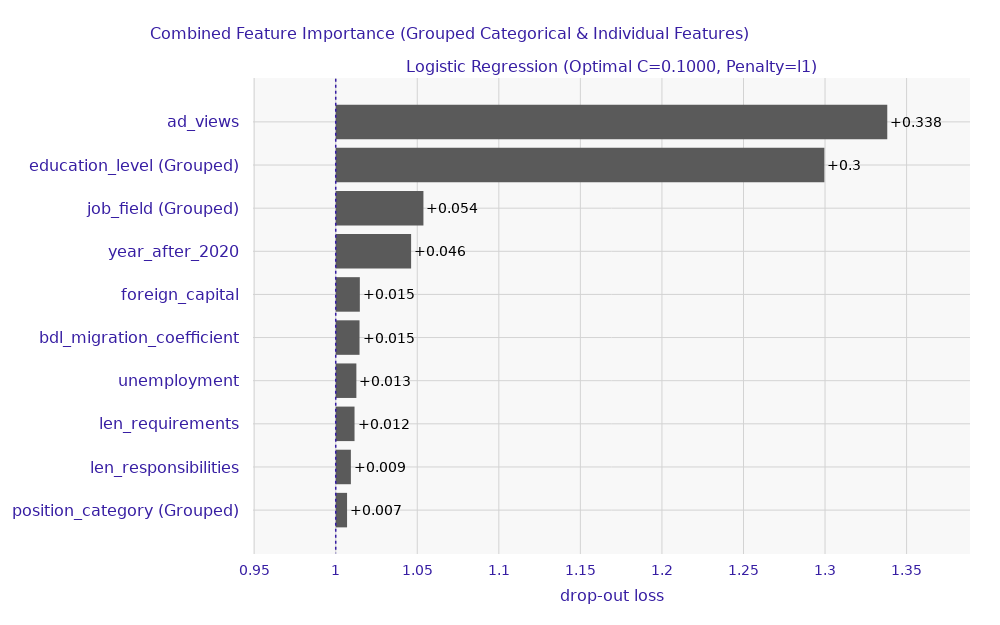

Notebook code for this chart:
### Code cell
# Feature importance without institutions and districts.
fi_result = log_regression(
    df_train1,
    df_test1,
    penalty='l1',
    solver='liblinear',
    cv=10,
    original_categorical_cols = ['job_field', 'position_category', 'education_level']
)
print(fi_result)

### Figure 1 — Plotly figure (JSON) as saved in the notebook; plotly's stock layout.template omitted (floating-point values rounded to 4 significant figures)
{"data": [{"base": 1.0, "hoverinfo": "text", "hoverlabel": {"bgcolor": "rgba(0,0,0,0.8)"}, "hovertext": ["Model: Logistic Regression (Optimal C=0.1000, Penalty=l1) loss after<br>variable: ad_views is permuted: 1.338<br>Drop-out loss change: +0.338", "Model: Logistic Regression (Optimal C=0.1000, Penalty=l1) loss after<br>variable: education_level (Grouped) is permuted: 1.3<br>Drop-out loss change: +0.3", "Model: Logistic Regression (Optimal C=0.1000, Penalty=l1) loss after<br>variable: job_field (Grouped) is permuted: 1.054<br>Drop-out loss change: +0.054", "Model: Logistic Regression (Optimal C=0.1000, Penalty=l1) loss after<br>variable: year_after_2020 is permuted: 1.046<br>Drop-out loss change: +0.046", "Model: Logistic Regression (Optimal C=0.1000, Penalty=l1) loss after<br>variable: foreign_capital is permuted: 1.015<br>Drop-out loss change: +0.015", "Model: Logistic Regression (Optimal C=0.1000, Penalty=l1) loss after<br>variable: bdl_migration_coefficient is permuted: 1.015<br>Drop-out loss change: +0.015", "Model: Logistic Regression (Optimal C=0.1000, Penalty=l1) loss after<br>variable: unemployment is permuted: 1.013<br>Drop-out loss change: +0.013", "Model: Logistic Regression (Optimal C=0.1000, Penalty=l1) loss after<br>variable: len_requirements is permuted: 1.012<br>Drop-out loss change: +0.012", "Model: Logistic Regression (Optimal C=0.1000, Penalty=l1) loss after<br>variable: len_responsibilities is permuted: 1.009<br>Drop-out loss change: +0.009", "Model: Logistic Regression (Optimal C=0.1000, Penalty=l1) loss after<br>variable: position_category (Grouped) is permuted: 1.007<br>Drop-out loss change: +0.007"], "marker": {"color": "#5A5A5A", "line": {"width": 0, "color": "#5A5A5A"}}, "orientation": "h", "showlegend": false, "text": ["+0.338", "+0.3", "+0.054", "+0.046", "+0.015", "+0.015", "+0.013", "+0.012", "+0.009", "+0.007"], "textposition": "outside", "x": [0.3382, 0.2996, 0.05377, 0.04622, 0.01477, 0.01459, 0.01266, 0.01152, 0.009287, 0.006948], "y": ["ad_views", "education_level (Grouped)", "job_field (Grouped)", "year_after_2020", "foreign_capital", "bdl_migration_coefficient", "unemployment", "len_requirements", "len_responsibilities", "position_category (Grouped)"], "type": "bar", "xaxis": "x", "yaxis": "y", "textfont": {"color": "black", "size": 14}}], "layout": {"xaxis": {"anchor": "y", "domain": [0.0, 1.0], "type": "linear", "gridwidth": 1, "zeroline": false, "automargin": true, "ticks": "outside", "tickcolor": "white", "ticklen": 3, "fixedrange": true, "range": [0.9493, 1.389], "title": {"font": {"size": 14}}, "tickfont": {"size": 14}, "showgrid": true, "gridcolor": "#D3D3D3", "griddash": "solid", "layer": "below traces"}, "yaxis": {"anchor": "x", "domain": [0.0, 1.0], "type": "category", "autorange": "reversed", "gridwidth": 1, "automargin": true, "ticks": "outside", "tickcolor": "white", "ticklen": 10, "fixedrange": true, "title": {"font": {"size": 14}}, "tickfont": {"size": 16}, "showgrid": true, "gridcolor": "#D3D3D3", "griddash": "solid", "layer": "below traces", "zeroline": false}, "annotations": [{"font": {"size": 16}, "showarrow": false, "text": "Logistic Regression (Optimal C=0.1000, Penalty=l1)", "x": 0.5, "xanchor": "center", "xref": "paper", "y": 1.0, "yanchor": "bottom", "yref": "paper"}, {"font": {"size": 16}, "showarrow": false, "text": "drop-out loss", "x": 0.5, "xanchor": "center", "xref": "paper", "y": 0, "yanchor": "top", "yref": "paper", "yshift": -30}], "shapes": [{"line": {"color": "#371ea3", "dash": "dot", "width": 1.5}, "type": "line", "x0": 1.0, "x1": 1.0, "xref": "x", "y0": -1, "y1": 10, "yref": "y"}], "title": {"text": "Combined Feature Importance (Grouped Categorical & Individual Features)", "x": 0.15, "font": {"size": 16}}, "font": {"color": "#371ea3", "family": "DejaVu Sans"}, "margin": {"t": 78, "b": 71, "r": 30}, "height": 625, "width": 1000, "paper_bgcolor": "white", "plot_bgcolor": "#F8F8F8"}}
